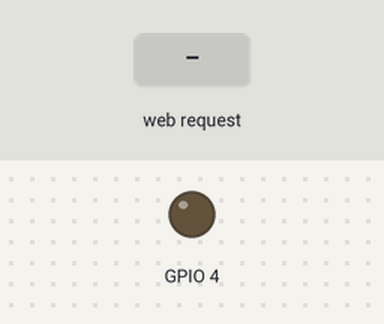
The sketch below on a simulated ESP8266 (NodeMCU). Shown: output pins drawn as LEDs (lit = HIGH). The inputs (shaded band) are chosen by the test bench. WiFi joins after 1.5 s; servers stay silent unless stated; what the sketch prints to the serial monitor is not drawn.

Above: at 5.7 s.
5.8 s: HTTP request GET /ON received
At 7.0 s:
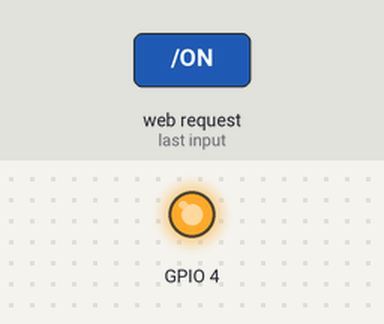
7.3 s: HTTP request GET /OFF received
At 8.3 s:
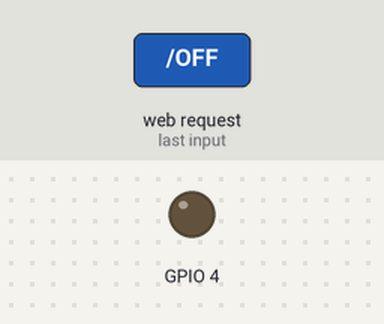
Timing chart, 0 to 10.3 s (numbered marks = the images above; inputs shaded):
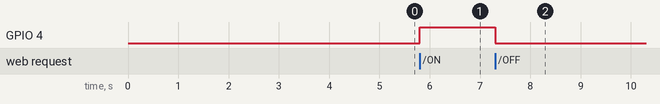

Measured:
- after the input at 5.8 s, GPIO 4: LOW → HIGH at once
- after the input at 7.3 s, GPIO 4: HIGH → LOW at once

The sketch:

relayCONTROL.ino
```cpp
/////////////////////////////////
// Generated with a lot of love//
// with TUNIOT FOR ESP8266     //
// Website: Easycoding.tn      //
/////////////////////////////////
#include <ESP8266WiFi.h>

String  i;
WiFiServer server(80);

void setup()
{
  i = "";

Serial.begin(115200);
pinMode(4, OUTPUT);
  WiFi.disconnect();
  delay(3000);
   WiFi.begin("linux","Biswa@Fedora137");
  Serial.println("connecting to wifi");
  while ((!(WiFi.status() == WL_CONNECTED))){
    delay(300);
    Serial.print(".");

  }
  Serial.println("I am connected");
  Serial.println((WiFi.localIP().toString()));
  server.begin();

}


void loop()
{

    WiFiClient client = server.available();
    if (!client) { return; }
    while(!client.available()){  delay(1); }
    i = (client.readStringUntil('\r'));
    i.remove(0, 5);
    i.remove(i.length()-9,9);
    if (i == "ON") {
      digitalWrite(4,HIGH);
      client.println("HTTP/1.1 200 OK");
      client.println("Content-Type: text/html");
      client.println("");
      client.println("<!DOCTYPE HTML>");
      client.println("<html>");
      client.println("LED is ON");
      client.println("</html>");
      client.stop();
      delay(1);

    }
    if (i == "OFF") {
      digitalWrite(4,LOW);
      client.println("HTTP/1.1 200 OK");
      client.println("Content-Type: text/html");
      client.println("");
      client.println("<!DOCTYPE HTML>");
      client.println("<html>");
      client.println("LED is OFF");
      client.println("</html>");
      client.stop();
      delay(1);

    }

}
```
